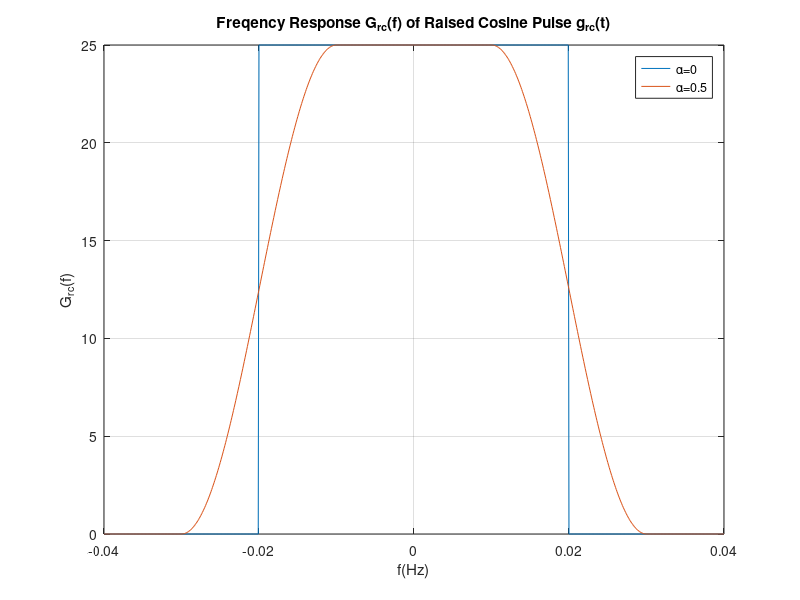
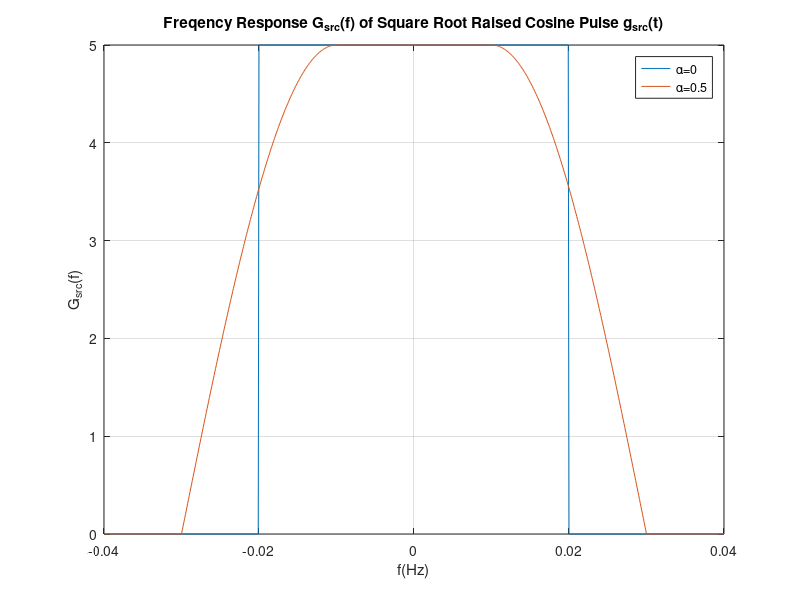

Source code (MATLAB) for these figures, in order:
%% this is for generating the Raised Cosine Pulse g_{rc}(t) and
%% quare Root Raised Cosine Pulse g_{src}(t) in frequency domain

clc;
clear;
T = 25; % total time
ff = .0001; % small interval
theta = [];
range = 1/T;
f = [-range:ff:range]; % range of frequency
n = length(f);
alpha = [0 .5]; % factor
Grc = [];
Gsrc = [];
factor1 = [];
factor2 = [];
coefficient = T/2;
for i = 1:2
    factor1(i) = (1-alpha(i))/(2*T); % compute factor
    factor2(i) = (1+alpha(i))/(2*T);
    for j = 1:n
        if abs(f(j)) >=0 && abs(f(j)) <= factor1(i) % write the formula according to the original formula
            theta(i,j) = 0;
            Grc(i,j) = T;
            Gsrc(i,j) = sqrt(Grc(i,j));
        elseif abs(f(j)) >=factor1(i) && abs(f(j)) <= factor2(i)
            theta(i,j) = 2*pi*abs(f(j))*T-0.5*pi;
            Grc(i,j) = coefficient * (1+cos(theta(i,j)));
            Gsrc(i,j) = sqrt(Grc(i,j));
        elseif abs(f(j)) > factor2(i)
            theta(i,j) = 0;
            Grc(i,j) = 0;
            Gsrc(i,j) = sqrt(Grc(i,j));
        end % if
    end % j
    legend_str{i} = ['\alpha=' num2str(alpha(i))];
end % i

figure;
plot(f, Grc);
legend(legend_str);
title('Freqency Response G_{rc}(f) of Raised Cosine Pulse g_{rc}(t)');
xlabel('f(Hz)');
ylabel('G_{rc}(f)');
grid on;
figure;
plot(f, Gsrc);
legend(legend_str);
title('Freqency Response G_{src}(f) of Square Root Raised Cosine Pulse g_{src}(t)');
xlabel('f(Hz)');
ylabel('G_{src}(f)');
grid on;